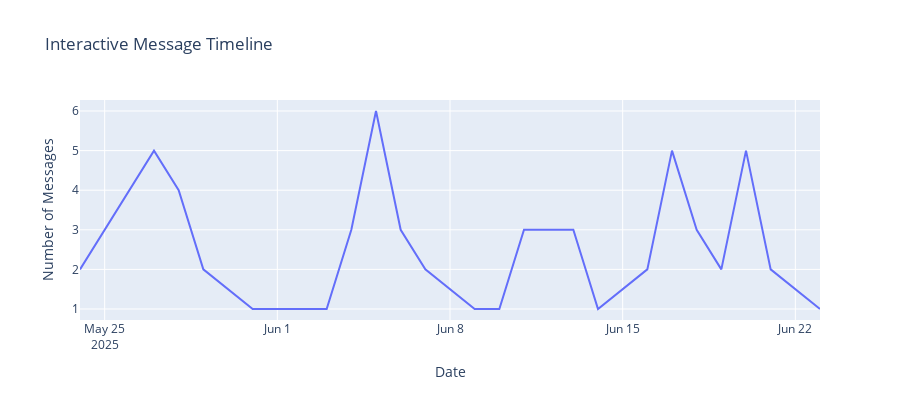
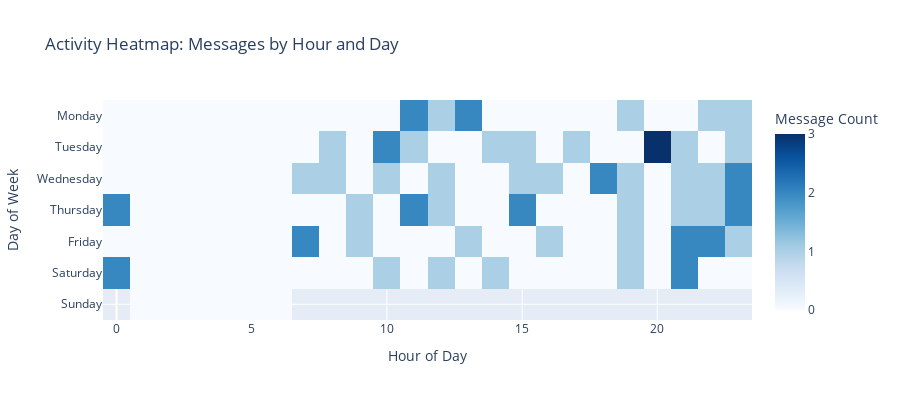
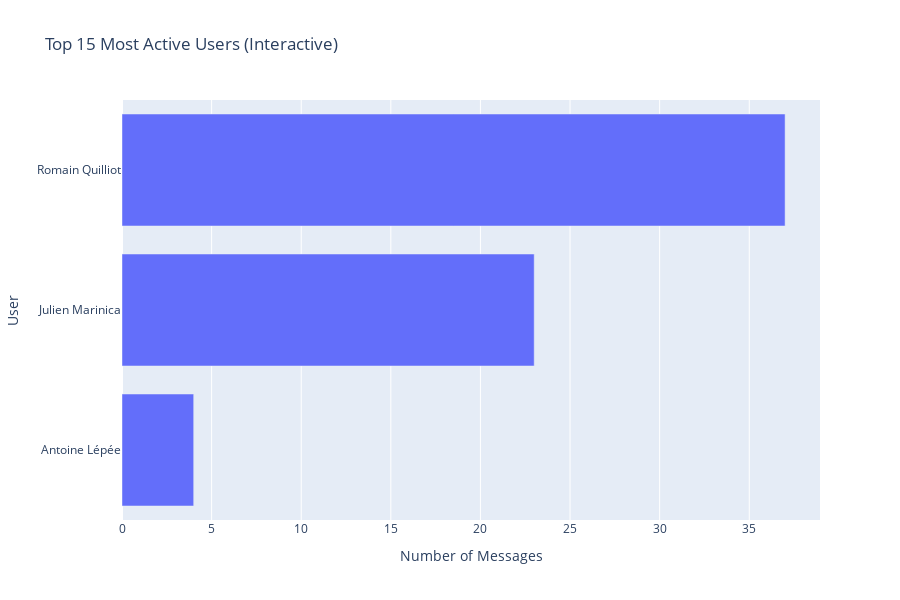
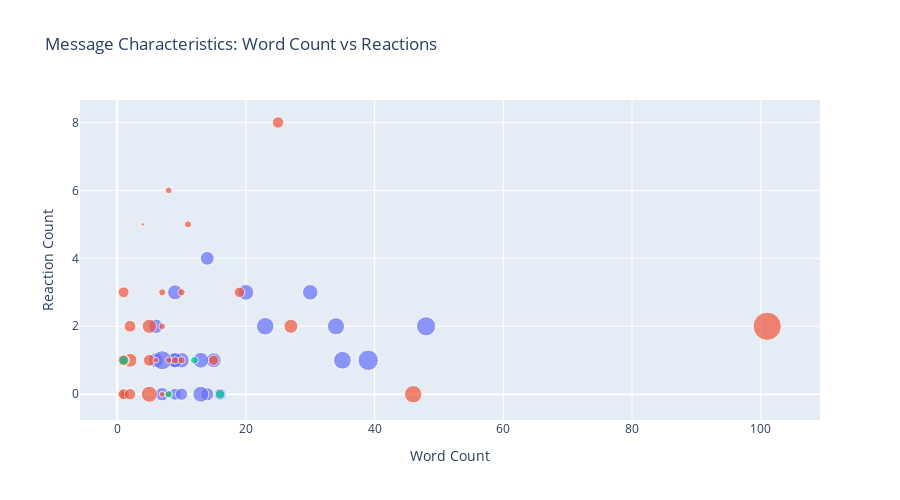

The notebook cell these images were saved under, in order:
### Markdown cell above
### Interactive Dashboard

Let's create some interactive visualizations using Plotly.

### Code cell
# Interactive Plotly Dashboard

# 1. Interactive timeline of messages
daily_counts["weekday"] = pd.to_datetime(daily_counts["date"]).dt.day_name()

fig1 = px.line(
    daily_counts,
    x="date",
    y="message_count",
    title="Interactive Message Timeline",
    labels={"message_count": "Number of Messages", "date": "Date"},
    hover_data=["weekday"],
)
fig1.update_layout(height=400)
fig1.show()

# 2. Interactive heatmap of activity by hour and day
if len(df) > 0:
    # Create hour vs day heatmap data
    pivot_data = df.groupby(["day_of_week", "hour"]).size().unstack(fill_value=0)
    pivot_data = pivot_data.reindex(day_order)

    # Ensure all 24 hours are represented as columns
    all_hours = list(range(24))
    pivot_data = pivot_data.reindex(columns=all_hours, fill_value=0)

    fig2 = px.imshow(
        pivot_data.values,
        x=list(range(24)),
        y=day_order,
        aspect="auto",
        title="Activity Heatmap: Messages by Hour and Day",
        labels={"x": "Hour of Day", "y": "Day of Week", "color": "Message Count"},
        color_continuous_scale="Blues",
    )
    fig2.update_layout(height=400)
    fig2.show()

# 3. Interactive user activity
top_15_users = user_stats.head(15).reset_index()
top_15_users["display_name"] = top_15_users["real_name"].str[:25]  # Truncate names

fig3 = px.bar(
    top_15_users,
    x="Messages",
    y="display_name",
    orientation="h",
    title="Top 15 Most Active Users (Interactive)",
    labels={"Messages": "Number of Messages", "display_name": "User"},
    hover_data=["Total_Words", "Avg_Words_per_Message", "Total_Reactions"],
)
fig3.update_layout(height=600, yaxis={"categoryorder": "total ascending"})
fig3.show()

# 4. Message characteristics scatter plot
sample_df = human_df.sample(min(1000, len(human_df)))  # Sample for performance

fig4 = px.scatter(
    sample_df,
    x="word_count",
    y="reaction_count",
    size="char_count",
    color="real_name",
    title="Message Characteristics: Word Count vs Reactions",
    labels={"word_count": "Word Count", "reaction_count": "Reaction Count"},
    hover_data=["real_name", "datetime"],
)
fig4.update_layout(height=500, showlegend=False)  # Hide legend due to many users
fig4.show()

### Figure 1 — Plotly figure (JSON) as saved in the notebook; plotly's stock layout.template omitted (floating-point values rounded to 4 significant figures)
{"data": [{"customdata": [["Saturday"], ["Monday"], ["Tuesday"], ["Wednesday"], ["Thursday"], ["Saturday"], ["Tuesday"], ["Wednesday"], ["Thursday"], ["Friday"], ["Saturday"], ["Monday"], ["Tuesday"], ["Wednesday"], ["Thursday"], ["Friday"], ["Saturday"], ["Monday"], ["Tuesday"], ["Wednesday"], ["Thursday"], ["Friday"], ["Saturday"], ["Monday"]], "hovertemplate": "Date=%{x}<br>Number of Messages=%{y}<br>weekday=%{customdata[0]}<extra></extra>", "legendgroup": "", "line": {"color": "#636efa", "dash": "solid"}, "marker": {"symbol": "circle"}, "mode": "lines", "name": "", "orientation": "v", "showlegend": false, "type": "scatter", "x": ["2025-05-24", "2025-05-26", "2025-05-27", "2025-05-28", "2025-05-29", "2025-05-31", "2025-06-03", "2025-06-04", "2025-06-05", "2025-06-06", "2025-06-07", "2025-06-09", "2025-06-10", "2025-06-11", "2025-06-12", "2025-06-13", "2025-06-14", "2025-06-16", "2025-06-17", "2025-06-18", "2025-06-19", "2025-06-20", "2025-06-21", "2025-06-23"], "xaxis": "x", "y": [2, 4, 5, 4, 2, 1, 1, 3, 6, 3, 2, 1, 1, 3, 3, 3, 1, 2, 5, 3, 2, 5, 2, 1], "yaxis": "y"}], "layout": {"height": 400, "legend": {"tracegroupgap": 0}, "title": {"text": "Interactive Message Timeline"}, "xaxis": {"anchor": "y", "domain": [0, 1], "title": {"text": "Date"}}, "yaxis": {"anchor": "x", "domain": [0, 1], "title": {"text": "Number of Messages"}}}}

### Figure 2 — Plotly figure (JSON) as saved in the notebook; plotly's stock layout.template omitted (floating-point values rounded to 4 significant figures; data arrays with more than 128 entries replaced by an {"elided": "..."} marker saying what was removed)
{"data": [{"coloraxis": "coloraxis", "hovertemplate": "Hour of Day: %{x}<br>Day of Week: %{y}<br>Message Count: %{z}<extra></extra>", "name": "0", "type": "heatmap", "x": [0, 1, 2, 3, 4, 5, 6, 7, 8, 9, 10, 11, 12, 13, 14, 15, 16, 17, 18, 19, 20, 21, 22, 23], "xaxis": "x", "y": ["Monday", "Tuesday", "Wednesday", "Thursday", "Friday", "Saturday", "Sunday"], "yaxis": "y", "z": {"elided": "7x24 float values"}}], "layout": {"coloraxis": {"colorbar": {"title": {"text": "Message Count"}}, "colorscale": [[0, "rgb(247,251,255)"], [0.125, "rgb(222,235,247)"], [0.25, "rgb(198,219,239)"], [0.375, "rgb(158,202,225)"], [0.5, "rgb(107,174,214)"], [0.625, "rgb(66,146,198)"], [0.75, "rgb(33,113,181)"], [0.875, "rgb(8,81,156)"], [1, "rgb(8,48,107)"]]}, "height": 400, "title": {"text": "Activity Heatmap: Messages by Hour and Day"}, "xaxis": {"anchor": "y", "domain": [0, 1], "title": {"text": "Hour of Day"}}, "yaxis": {"anchor": "x", "autorange": "reversed", "domain": [0, 1], "title": {"text": "Day of Week"}}}}

### Figure 3 — Plotly figure (JSON) as saved in the notebook; plotly's stock layout.template omitted (floating-point values rounded to 4 significant figures)
{"data": [{"customdata": [[362.0, 9.78, 60.0], [396.0, 17.22, 30.0], [37.0, 9.25, 2.0]], "hovertemplate": "Number of Messages=%{x}<br>User=%{y}<br>Total_Words=%{customdata[0]}<br>Avg_Words_per_Message=%{customdata[1]}<br>Total_Reactions=%{customdata[2]}<extra></extra>", "legendgroup": "", "marker": {"color": "#636efa", "pattern": {"shape": ""}}, "name": "", "orientation": "h", "showlegend": false, "textposition": "auto", "type": "bar", "x": [37, 23, 4], "xaxis": "x", "y": ["Romain Quilliot", "Julien Marinica", "Antoine Lépée"], "yaxis": "y"}], "layout": {"barmode": "relative", "height": 600, "legend": {"tracegroupgap": 0}, "title": {"text": "Top 15 Most Active Users (Interactive)"}, "xaxis": {"anchor": "y", "domain": [0, 1], "title": {"text": "Number of Messages"}}, "yaxis": {"anchor": "x", "categoryorder": "total ascending", "domain": [0, 1], "title": {"text": "User"}}}}

### Figure 4 — Plotly figure (JSON) as saved in the notebook; plotly's stock layout.template omitted (floating-point values rounded to 4 significant figures)
{"data": [{"customdata": [["Julien Marinica", "2025-05-31T12:54:24.601969"], ["Julien Marinica", "2025-05-24T14:11:48.763519"], ["Julien Marinica", "2025-06-17T15:11:19.685209"], ["Julien Marinica", "2025-06-17T20:11:55.532219"], ["Julien Marinica", "2025-05-26T22:48:38.607439"], ["Julien Marinica", "2025-06-16T23:40:59.747749"], ["Julien Marinica", "2025-05-26T13:59:09.145289"], ["Julien Marinica", "2025-06-21T00:16:06.796869"], ["Julien Marinica", "2025-06-07T10:54:38.363149"], ["Julien Marinica", "2025-05-29T15:30:51.012549"], ["Julien Marinica", "2025-05-26T11:56:34.098549"], ["Julien Marinica", "2025-06-17T20:04:18.145199"], ["Julien Marinica", "2025-06-17T20:01:25.871159"], ["Julien Marinica", "2025-06-12T23:26:28.774789"], ["Julien Marinica", "2025-06-13T21:37:52.889099"], ["Julien Marinica", "2025-05-29T19:51:21.168169"], ["Julien Marinica", "2025-06-19T11:54:25.229999"], ["Julien Marinica", "2025-06-19T11:52:18.706359"], ["Julien Marinica", "2025-05-28T10:20:49.855589"], ["Julien Marinica", "2025-06-14T21:58:32.778889"], ["Julien Marinica", "2025-06-18T22:46:56.602479"], ["Julien Marinica", "2025-06-21T00:36:22.653509"], ["Julien Marinica", "2025-06-03T14:44:34.587269"]], "hovertemplate": "real_name=%{customdata[0]}<br>Word Count=%{x}<br>Reaction Count=%{y}<br>char_count=%{marker.size}<br>datetime=%{customdata[1]}<extra></extra>", "legendgroup": "Julien Marinica", "marker": {"color": "#636efa", "size": [354, 216, 216, 209, 164, 296, 230, 140, 217, 398, 138, 244, 302, 201, 237, 241, 176, 228, 144, 224, 183, 349, 281], "sizemode": "area", "sizeref": 1.91, "symbol": "circle"}, "mode": "markers", "name": "Julien Marinica", "orientation": "v", "showlegend": true, "type": "scatter", "x": [48, 9, 15, 6, 14, 23, 30, 9, 9, 39, 16, 13, 35, 6, 13, 20, 7, 10, 10, 9, 14, 7, 34], "xaxis": "x", "y": [2, 3, 1, 1, 0, 2, 3, 0, 1, 1, 0, 0, 1, 2, 1, 3, 0, 1, 0, 1, 4, 1, 2], "yaxis": "y"}, {"customdata": [["Romain Quilliot", "2025-06-20T21:51:46.553649"], ["Romain Quilliot", "2025-06-11T15:46:13.819949"], ["Romain Quilliot", "2025-06-20T19:03:50.764079"], ["Romain Quilliot", "2025-06-04T18:57:08.835959"], ["Romain Quilliot", "2025-06-20T13:17:34.475219"], ["Romain Quilliot", "2025-05-27T11:25:15.712519"], ["Romain Quilliot", "2025-06-05T09:43:55.692009"], ["Romain Quilliot", "2025-05-27T23:57:11.726659"], ["Romain Quilliot", "2025-06-06T09:16:24.054039"], ["Romain Quilliot", "2025-06-20T22:20:32.304009"], ["Romain Quilliot", "2025-06-12T12:59:57.138969"], ["Romain Quilliot", "2025-06-05T00:21:06.110239"], ["Romain Quilliot", "2025-05-28T21:12:23.322429"], ["Romain Quilliot", "2025-06-05T15:00:21.533609"], ["Romain Quilliot", "2025-06-05T23:16:40.428049"], ["Romain Quilliot", "2025-06-11T12:18:42.955519"], ["Romain Quilliot", "2025-06-18T08:31:32.705559"], ["Romain Quilliot", "2025-06-07T19:34:27.438829"], ["Romain Quilliot", "2025-06-13T16:16:32.500959"], ["Romain Quilliot", "2025-05-27T10:19:08.330339"], ["Romain Quilliot", "2025-06-09T13:47:42.043499"], ["Romain Quilliot", "2025-06-13T23:45:07.283219"], ["Romain Quilliot", "2025-05-27T17:58:42.984829"], ["Romain Quilliot", "2025-06-04T19:44:08.857209"], ["Romain Quilliot", "2025-06-17T08:17:46.929179"], ["Romain Quilliot", "2025-06-16T19:26:23.712449"], ["Romain Quilliot", "2025-05-26T11:27:48.620349"], ["Romain Quilliot", "2025-05-24T21:44:18.180589"], ["Romain Quilliot", "2025-06-06T07:37:20.981899"], ["Romain Quilliot", "2025-06-06T07:24:00.013389"], ["Romain Quilliot", "2025-06-20T22:01:36.576169"], ["Romain Quilliot", "2025-06-04T23:49:23.795119"], ["Romain Quilliot", "2025-05-27T10:38:10.130559"], ["Romain Quilliot", "2025-06-10T21:08:39.409709"], ["Romain Quilliot", "2025-06-05T00:17:25.119639"], ["Romain Quilliot", "2025-05-28T18:07:13.754299"], ["Romain Quilliot", "2025-06-12T22:54:10.181639"]], "hovertemplate": "real_name=%{customdata[0]}<br>Word Count=%{x}<br>Reaction Count=%{y}<br>char_count=%{marker.size}<br>datetime=%{customdata[1]}<extra></extra>", "legendgroup": "Romain Quilliot", "marker": {"color": "#EF553B", "size": [111, 39, 133, 11, 45, 44, 52, 119, 52, 133, 64, 50, 764, 49, 45, 127, 184, 113, 14, 36, 111, 111, 47, 31, 127, 44, 187, 197, 128, 123, 136, 51, 107, 249, 105, 292, 31], "sizemode": "area", "sizeref": 1.91, "symbol": "circle"}, "mode": "markers", "name": "Romain Quilliot", "orientation": "v", "showlegend": true, "type": "scatter", "x": [1, 8, 1, 4, 1, 7, 10, 1, 10, 2, 1, 7, 101, 11, 1, 25, 2, 1, 1, 1, 1, 1, 8, 7, 1, 8, 27, 5, 2, 1, 5, 9, 19, 5, 15, 46, 6], "xaxis": "x", "y": [0, 1, 1, 5, 1, 2, 3, 0, 1, 2, 0, 3, 2, 5, 1, 8, 1, 3, 1, 0, 0, 1, 0, 0, 1, 6, 2, 2, 0, 1, 1, 1, 3, 0, 1, 0, 1], "yaxis": "y"}, {"customdata": [["Antoine Lépée", "2025-06-18T23:29:54.679179"], ["Antoine Lépée", "2025-05-28T07:31:06.327519"], ["Antoine Lépée", "2025-06-05T21:58:46.836359"], ["Antoine Lépée", "2025-06-11T16:07:12.170989"]], "hovertemplate": "real_name=%{customdata[0]}<br>Word Count=%{x}<br>Reaction Count=%{y}<br>char_count=%{marker.size}<br>datetime=%{customdata[1]}<extra></extra>", "legendgroup": "Antoine Lépée", "marker": {"color": "#00cc96", "size": [59, 89, 85, 54], "sizemode": "area", "sizeref": 1.91, "symbol": "circle"}, "mode": "markers", "name": "Antoine Lépée", "orientation": "v", "showlegend": true, "type": "scatter", "x": [12, 1, 16, 8], "xaxis": "x", "y": [1, 1, 0, 0], "yaxis": "y"}], "layout": {"height": 500, "legend": {"itemsizing": "constant", "title": {"text": "real_name"}, "tracegroupgap": 0}, "showlegend": false, "title": {"text": "Message Characteristics: Word Count vs Reactions"}, "xaxis": {"anchor": "y", "domain": [0, 1], "title": {"text": "Word Count"}}, "yaxis": {"anchor": "x", "domain": [0, 1], "title": {"text": "Reaction Count"}}}}
